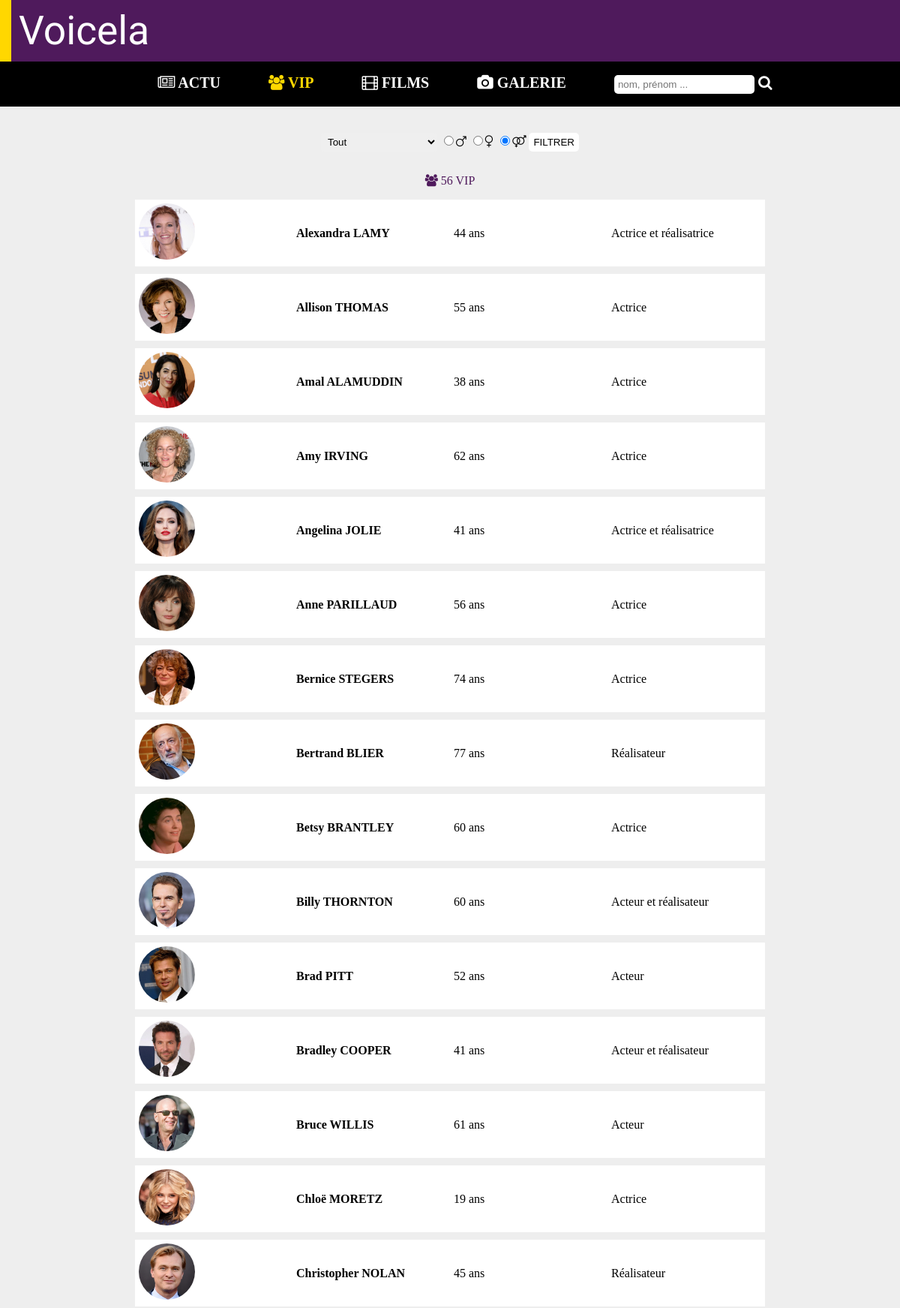
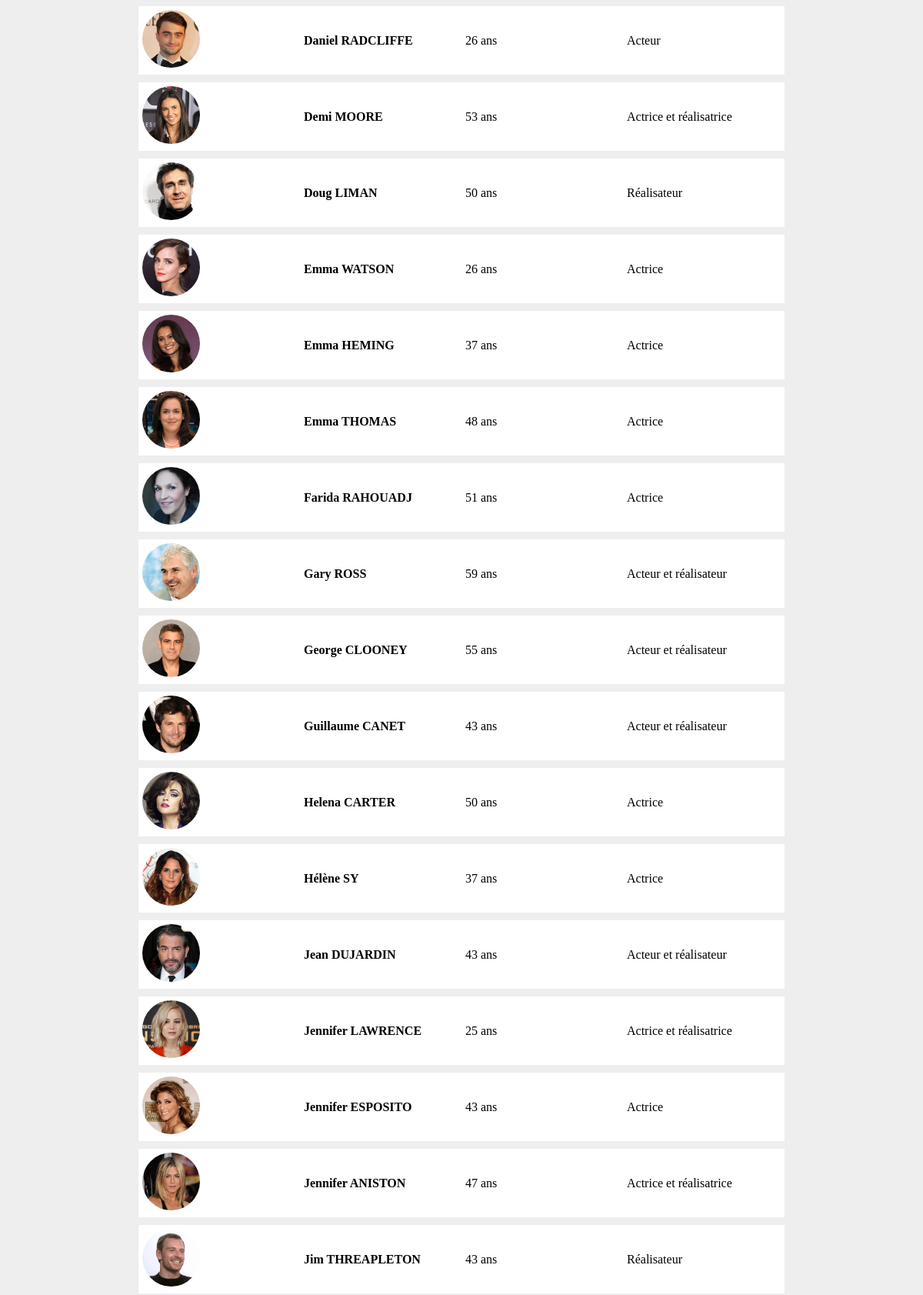
Screenshot of /index.php?page=listevip (upper part) with the database file from the repository (2 pictures, top to bottom).
### tables this page shows
CREATE TABLE IF NOT EXISTS `VIP` (
  `numVip` varchar(3) NOT NULL,
  `nomVip` varchar(20) NOT NULL,
  `prenomVip` varchar(20) NOT NULL,
  `civilite` varchar(1) NOT NULL,
  `dateNaissance` date NOT NULL,
  `lieuNaissance` varchar(20) NOT NULL DEFAULT 'Inconnu',
  `codeRole` varchar(2) NOT NULL,
  `codeStatut` varchar(1) NOT NULL DEFAULT 'C',
  `nationalite` varchar(30) NOT NULL,
  `idProfil` varchar(10) NOT NULL DEFAULT 'P00.jpg',
  PRIMARY KEY (`numVip`),
  KEY `fk_pays` (`nationalite`)
);

### bin/ressources.php (called while the page is built)
<?php
	$host ="localhost";
	$user ="p1422528";
	$password ="234358";
	$nombase ="p1422528";
?>

### model/model.php (called while the page is built)
<?php
abstract class Model{
private static $bdd;
protected function executerRequete($sql,$params=null){
	if ($params == null)
	{
		$resultat = self::getBdd()->query($sql);
	}
	else
	{
		$resultat = self::getBdd()->prepare($sql);
		$resultat->execute($params);
	}
	return $resultat;
}
private static function getBdd() {
	if(self::$bdd == null){
		require 'bin/ressources.php';
		self::$bdd = new PDO('mysql:host='.$host .';dbname='.$nombase,$user,$password);
		self::$bdd->exec('SET NAMES utf8');
		self::$bdd->setAttribute(PDO::ATTR_ERRMODE,PDO::ERRMODE_EXCEPTION);
	}
	return self::$bdd;
	}
}
?>

### model/vipManager.php (called while the page is built, shortened)
<?php
class vipManager extends Model{
	public function getVip($codeRole,$gender){
		if($codeRole=='Tout'){
			if($gender!="MF")
			{
				$rep=$this->executerRequete('SELECT numVip, codeRole, civilite, prenomVip, nomVip, idProfil, dateNaissance FROM VIP WHERE civilite=:civilite ORDER BY prenomVip',
				array(':civilite'=>$gender));
			}
			else
			{
				$rep=$this->executerRequete('SELECT numVip, codeRole, civilite, prenomVip, nomVip, idProfil, dateNaissance FROM VIP ORDER BY prenomVip');
			}
			$all=$rep->fetchAll();
			return $all;
		}
	}
}
?>

### functions/age.php (called while the page is built)
<?php
function age($date_naissance)
{
	$date_naissance = date("d-m-Y", strtotime($date_naissance));
    $arr1 = explode('-', $date_naissance);
    $arr2 = explode('-', date('d-m-Y'));
    if(($arr1[1] < $arr2[1]) || (($arr1[1] == $arr2[1]) && ($arr1[0] <= $arr2[0])))
    return $arr2[2] - $arr1[2];
    return $arr2[2] - $arr1[2] - 1;
}
?>

### views/vip.php (the view, shortened to what this page needs)
<?php require_once("functions/age.php");?>
	<form id="form" method="POST" action="index.php?page=listevip">
		<select name="metier">
			<option selected="selected">Tout</option>
		</select>
		<input type="radio" name="gender"<?php if (isset($gender) && ($gender=="M")) echo " checked";?> value="M"><i class="fa fa-mars" aria-hidden="true"></i>
		<input type="radio" name="gender"<?php if (isset($gender) && ($gender=="F")) echo " checked";?> value="F"><i class="fa fa-venus" aria-hidden="true"></i>
		<input type="radio" name="gender"<?php if (isset($gender) && ($gender=="MF")) echo " checked";?> value="MF"><i class="fa fa-venus-mars" aria-hidden="true"></i>
		<button type="submit">FILTRER</button>
	</form>
	<?php
	echo'<p class="compteur"><i class="fa fa-users" aria-hidden="true"></i> '.$nbPic.' VIP '.'</p>';
	foreach($req as $data){?>
	<table class="listevip">
		<tr>
			<td><a href="index.php?page=vip&amp;profil=<?php echo $data['numVip'];?>" ><img src="assets/img/vip/<?php echo $data['idProfil'];?>" alt="<?php echo $data['nomVip'];?>"/></a></td>
			<td><a href="index.php?page=vip&amp;profil=<?php echo $data['numVip'];?>" ><?php echo $data['prenomVip'];?> <?php echo $data['nomVip'];?></a></td>
			<td><?php echo age($data['dateNaissance']);?> ans</td>
			<?php
			if($data['codeRole']=='AR' ){
				if($data['civilite']=='M'){
					echo "<td>Acteur et réalisateur</td>";
				}else{
					echo "<td>Actrice et réalisatrice</td>";
				}
			}
			if($data['codeRole']=='AC' ){
				if($data['civilite']=='M'){
					echo "<td>Acteur</td>";
				}else{
					echo "<td>Actrice</td>";
				}
			}
			if($data['codeRole']=='RE' ){
				if($data['civilite']=='M'){
					echo "<td>Réalisateur</td>";
				}else{
					echo "<td>Réalisatrice</td>";
				}
			}?>
		</tr>
	</table>
<?php }$content=ob_get_clean(); ?>
<?php include("views/layout.php"); ?>

### assets/style.css (style rules this page uses)
html, body { height: 100%; margin: 0; padding: 0; font-family: "Calibri Light", Calibri; background: url(img/background.jpg) no-repeat center fixed; background-size: cover; }
body { display : table; width: 100%; background-color: #eee; }
a { text-decoration:none; color: black; font-weight:bold; }
.compteur { text-align: center; color: #4F1A5C; }
#form { text-align: center; margin-bottom: 30px; }
select { height: 25px; border: none; border-radius: 5px; padding: 0 5px; outline: none; cursor: pointer; }
select option { height: 25px; padding: 0 5px; outline: none; }
button { border-radius: 5px; height: 25px; outline: none; border: none; cursor: pointer; background-color: white; }
.listevip { margin: 10px auto; background-color: white; border-collapse: collapse; }
.listevip tr { padding: 5px; }
.listevip td { width: 200px; padding: 5px; }
.listevip td img { width: 75px; border-radius: 75px; }

### rows the page displays
vip: idProfil (picture), prenomVip "Alexandra", nomVip "LAMY", dateNaissance "44", codeRole "Actrice et réalisatrice"
vip: idProfil (picture), prenomVip "Allison", nomVip "THOMAS", dateNaissance "55", codeRole "Actrice"
vip: idProfil (picture), prenomVip "Amal", nomVip "ALAMUDDIN", dateNaissance "38", codeRole "Actrice"
vip: idProfil (picture), prenomVip "Amy", nomVip "IRVING", dateNaissance "62", codeRole "Actrice"
vip: idProfil (picture), prenomVip "Angelina", nomVip "JOLIE", dateNaissance "41", codeRole "Actrice et réalisatrice"
vip: idProfil (picture), prenomVip "Anne", nomVip "PARILLAUD", dateNaissance "56", codeRole "Actrice"
vip: idProfil (picture), prenomVip "Bernice", nomVip "STEGERS", dateNaissance "74", codeRole "Actrice"
vip: idProfil (picture), prenomVip "Bertrand", nomVip "BLIER", dateNaissance "77", codeRole "Réalisateur"
vip: idProfil (picture), prenomVip "Betsy", nomVip "BRANTLEY", dateNaissance "60", codeRole "Actrice"
vip: idProfil (picture), prenomVip "Billy", nomVip "THORNTON", dateNaissance "60", codeRole "Acteur et réalisateur"
vip: idProfil (picture), prenomVip "Brad", nomVip "PITT", dateNaissance "52", codeRole "Acteur"
vip: idProfil (picture), prenomVip "Bradley", nomVip "COOPER", dateNaissance "41", codeRole "Acteur et réalisateur"
vip: idProfil (picture), prenomVip "Bruce", nomVip "WILLIS", dateNaissance "61", codeRole "Acteur"
vip: idProfil (picture), prenomVip "Chloë", nomVip "MORETZ", dateNaissance "19", codeRole "Actrice"
vip: idProfil (picture), prenomVip "Christopher", nomVip "NOLAN", dateNaissance "45", codeRole "Réalisateur"
vip: idProfil (picture), prenomVip "Daniel", nomVip "RADCLIFFE", dateNaissance "26", codeRole "Acteur"
vip: idProfil (picture), prenomVip "Demi", nomVip "MOORE", dateNaissance "53", codeRole "Actrice et réalisatrice"
vip: idProfil (picture), prenomVip "Doug", nomVip "LIMAN", dateNaissance "50", codeRole "Réalisateur"
vip: idProfil (picture), prenomVip "Emma", nomVip "WATSON", dateNaissance "26", codeRole "Actrice"
vip: idProfil (picture), prenomVip "Emma", nomVip "HEMING", dateNaissance "37", codeRole "Actrice"
vip: idProfil (picture), prenomVip "Emma", nomVip "THOMAS", dateNaissance "48", codeRole "Actrice"
vip: idProfil (picture), prenomVip "Farida", nomVip "RAHOUADJ", dateNaissance "51", codeRole "Actrice"
vip: idProfil (picture), prenomVip "Gary", nomVip "ROSS", dateNaissance "59", codeRole "Acteur et réalisateur"
vip: idProfil (picture), prenomVip "George", nomVip "CLOONEY", dateNaissance "55", codeRole "Acteur et réalisateur"
vip: idProfil (picture), prenomVip "Guillaume", nomVip "CANET", dateNaissance "43", codeRole "Acteur et réalisateur"
vip: idProfil (picture), prenomVip "Helena", nomVip "CARTER", dateNaissance "50", codeRole "Actrice"
vip: idProfil (picture), prenomVip "Hélène", nomVip "SY", dateNaissance "37", codeRole "Actrice"
vip: idProfil (picture), prenomVip "Jean", nomVip "DUJARDIN", dateNaissance "43", codeRole "Acteur et réalisateur"
vip: idProfil (picture), prenomVip "Jennifer", nomVip "LAWRENCE", dateNaissance "25", codeRole "Actrice et réalisatrice"
vip: idProfil (picture), prenomVip "Jennifer", nomVip "ESPOSITO", dateNaissance "43", codeRole "Actrice"
vip: idProfil (picture), prenomVip "Jennifer", nomVip "ANISTON", dateNaissance "47", codeRole "Actrice et réalisatrice"
vip: idProfil (picture), prenomVip "Jim", nomVip "THREAPLETON", dateNaissance "43", codeRole "Réalisateur"

### other values shown
$nbPic "56"
